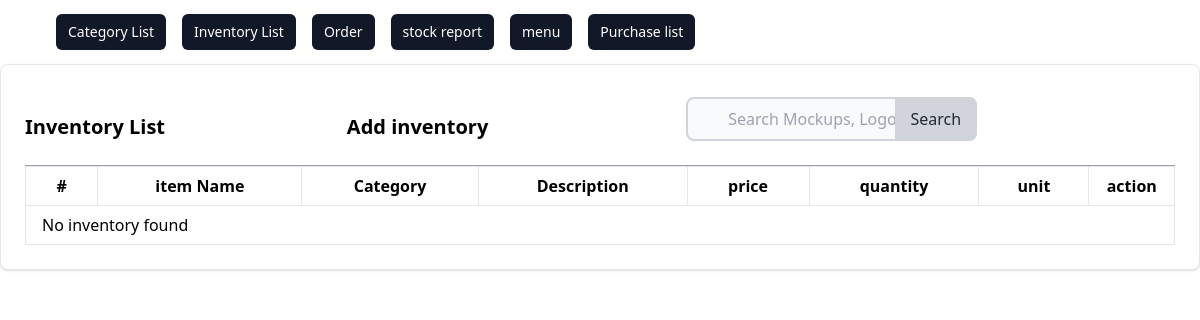
Page /inventory/list/ on the earlier database version.
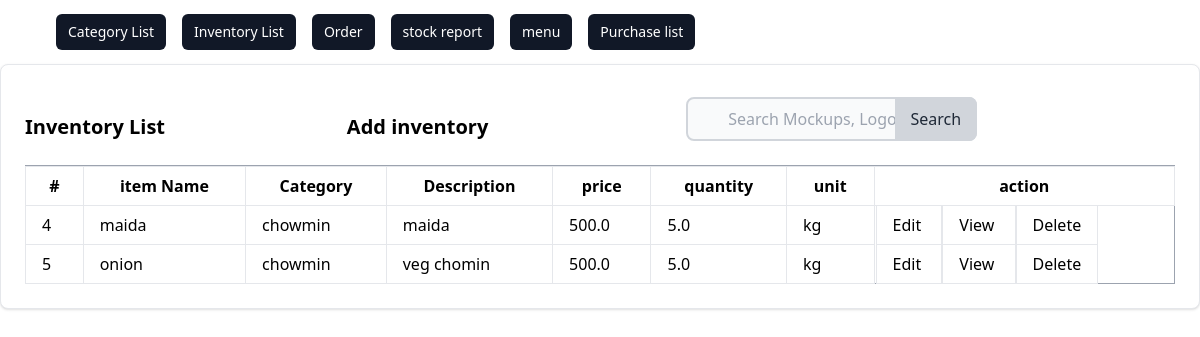
Same page on the later database version.
### inventory/models.py (models this page shows, shortened)
class Inventory(models.Model):
    category = models.ForeignKey(Category, on_delete=models.CASCADE)
    item_name = models.ForeignKey(
        Ingredient, on_delete=models.CASCADE, max_length=100)
    quantity = models.FloatField()
    price = models.FloatField()
    unit = models.CharField(choices=CHOICES, max_length=100)
    description = models.TextField()

### menu/models.py (models this page shows)
class Ingredient(models.Model):
    name = models.CharField(max_length=50)
    def __str__(self):
        return self.name

class Category(models.Model):
    name = models.CharField(max_length=100)
    description = models.TextField()
    def __str__(self):
        return self.name

### inventory/views.py (the view)
# urls.py: path('list/', views.InventoryListView.as_view(), name='inventory_list'),
class InventoryListView(ListView):
    model = Inventory
    template_name = 'inventory/inventory_list.html'
    success_url = reverse_lazy('inventory:inventory_list')

### inventory/templates/inventory/inventory_list.html (shortened to what this page needs)
{% extends 'inventory/base.html' %} {% block content %}
<div class="card max-w-80%  p-6 bg-white border border-gray-200 rounded-lg shadow dark:bg-gray-800 dark:border-gray-400">
  <div class="row">
    <div class="flex items-center justify-between">
        <h5 class="text-xl font-semibold">Inventory List</h5>
        <a href="{% url 'inventory:create' %}" class="text-xl font-semibold text-grey-200 hover:underline hover:text-blue-00 ml-auto">
         <h5>  Add inventory</h5>
        </a>
      <form method="get" action="{% url 'inventory:inventory_search'%}" class="max-w-md mx-auto px-4 py-2 justify-end">
        <div class="relative">
            <input
            type="search"
            id="default-search"
            name='q'
            class="block w-full pl-10 pr-4 py-2 rounded-lg border-2 border-gray-300 bg-gray-50 focus:ring-blue-500 focus:border-blue-500"
            placeholder="Search Mockups, Logos..."
            required
          />
          <button
            type="submit"
            class="absolute inset-y-0 right-0 px-4 py-2 bg-gray-300 text-gray-800 rounded-r-lg hover:bg-gray-400 focus:outline-none focus:bg-gray-400"
          >
            Search
          </button>
        </div>
      </form>
    </div>
      <div class="card-body">
        <table class="table-auto w-full border-collapse border border-gray-400 table-bordered">
          <th class="px-1 py-0">
            <tr>
              <th class="px-4 py-2 border px-4 py-2" >#</th>
              <th class="px-4 py-2  border ">item Name</th>
              <th class="px-4 py-2  border ">Category</th>
              <th class="px-4 py-2  border ">Description</th>
              <th  class="px-4 py-2  border ">price</th>
              <th class="px-4 py-2  border ">quantity</th>
              <th class="px-4 py-2  border ">unit</th>
              <th col="3" class="px-0 py-0  border ">action</th>
            </tr>
          </th>
          <tbody>
            {% if object_list %} {% for inventory in object_list %}
            <tr>
              <td class="border px-4 py-2">{{ inventory.id}}</td>
              <td class="border px-4 py-2">{{ inventory.item_name }}</td>
              <td class="border px-4 py-2">{{ inventory.category }}</td>
              <td class="border px-4 py-2">{{ inventory.description }}</td>
              <td class="border px-4 py-2">{{ inventory.price }}</td>
              <td  class="border px-4 py-2">{{ inventory.quantity }}</td>
              <td class="border px-4 py-2">{{ inventory.unit}}</td>
              <td>
                <a  class="border px-4 py-2"  href="{% url 'inventory:update' inventory.id  %}"> Edit </a>
                <a class="border px-4 py-2"  href="{% url 'inventory:inventory_detail' inventory.id %}"> View </a>
                <a  class="border px-4 py-2" href="{% url 'inventory:inventory_delete' inventory.id %}" > Delete </a>
              </td>
            </tr>
          {% endfor %}
          {% else %}
            <tr><td colspan="8" class="border px-4 py-2">No inventory found</td></tr>
          {% endif %}
          </tbody>
        </table>
      </div>
    </div>
  </div>
  </div>
{% endblock %}

Differences in the rows shown:
added Inventory: id "4", item_name "maida", category "chowmin", description "maida", price "500.0", quantity "5.0", unit "kg"
added Inventory: id "5", item_name "onion", category "chowmin", description "veg chomin", price "500.0", quantity "5.0", unit "kg"
Other differences:
text no longer shown: "No inventory found"
